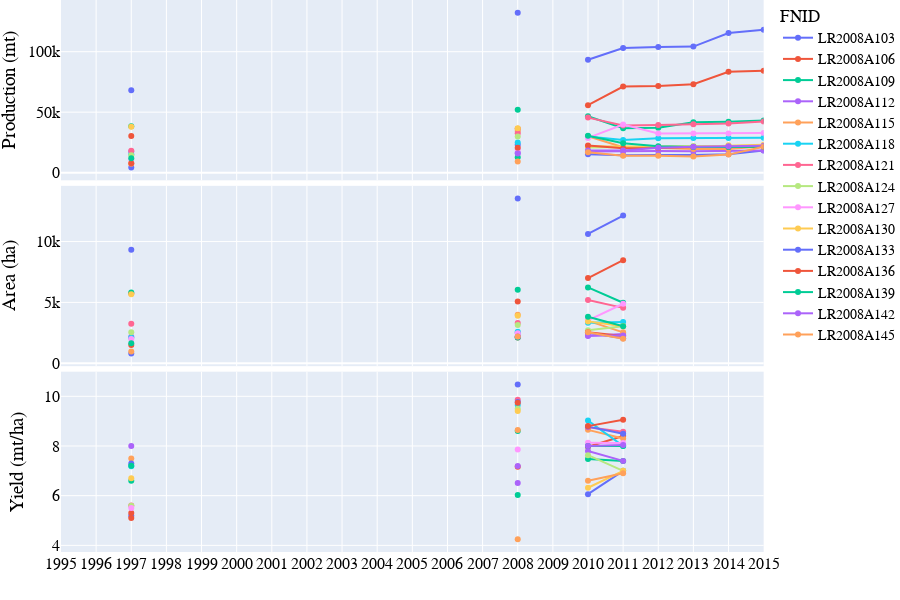
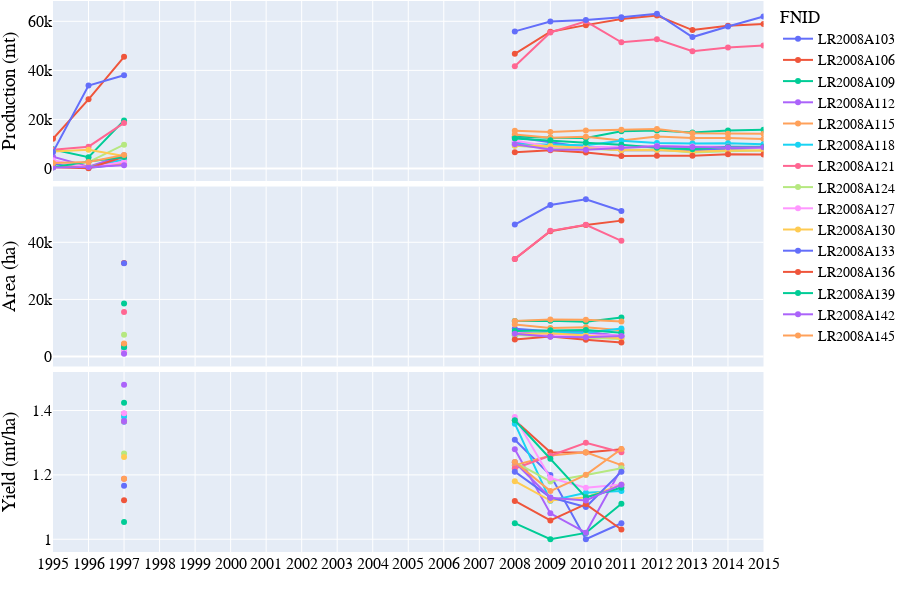

The notebook cell these images were saved under, in order:
### Code cell
# Lineplot of Production-Area-Yield time-series
country_iso, country_name = 'LR', 'Liberia'
df = pd.read_csv('../data/crop/adm_crop_production_%s.csv' % country_iso, index_col=0)
df['year'] = df['harvest_year']
year = [df['year'].min(), df['year'].max()]
product_season = [
    ['Cassava','Main'],
    ['Rice','Main'],
]
for product_name, season_name in product_season:
    footnote = 'Production-Area-Yield time-series of %s - %s - %s' % (country_iso, product_name, season_name)
    fn_save = '../figures/%s_line_pay_%s_%s.png' % (country_iso, product_name, season_name)
    sub = df[(df['product'] == product_name) & (df['season_name'] == season_name)]
    fig = PlotLinePAY(sub, year, footnote)#, fn_save)
    fig.show()
